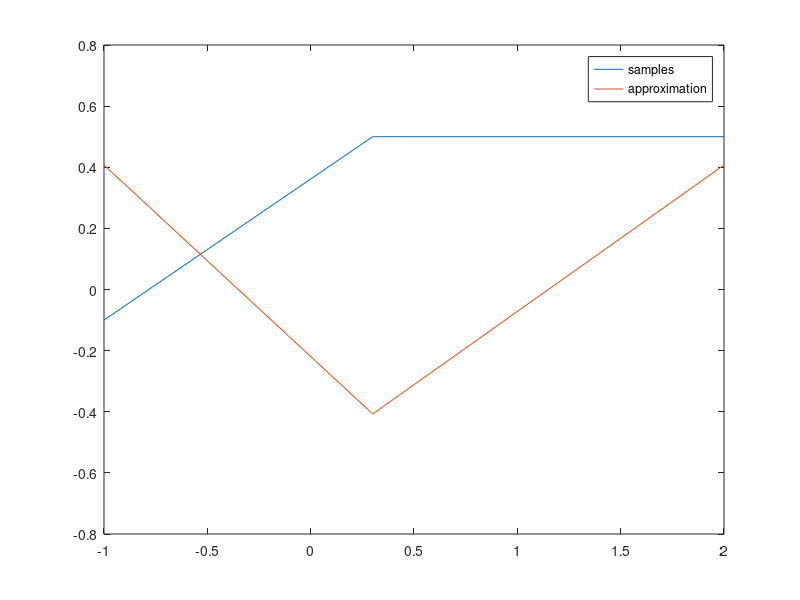
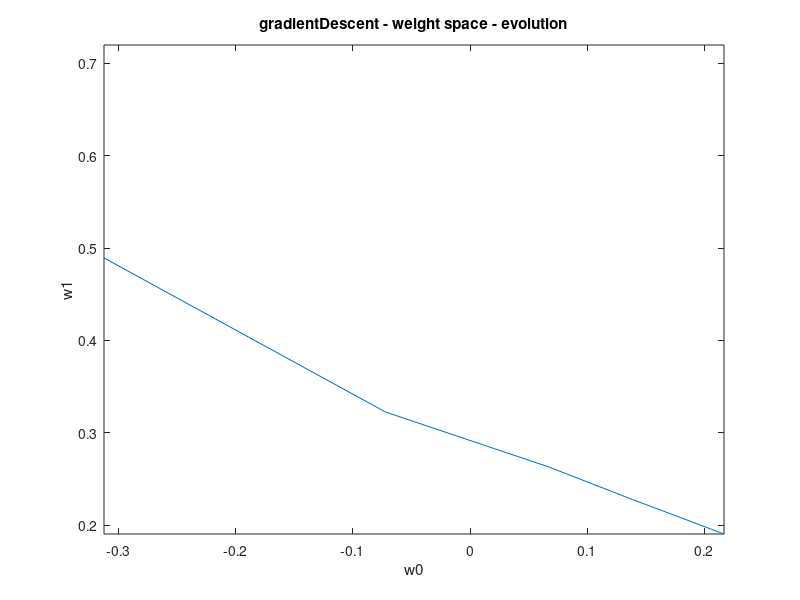
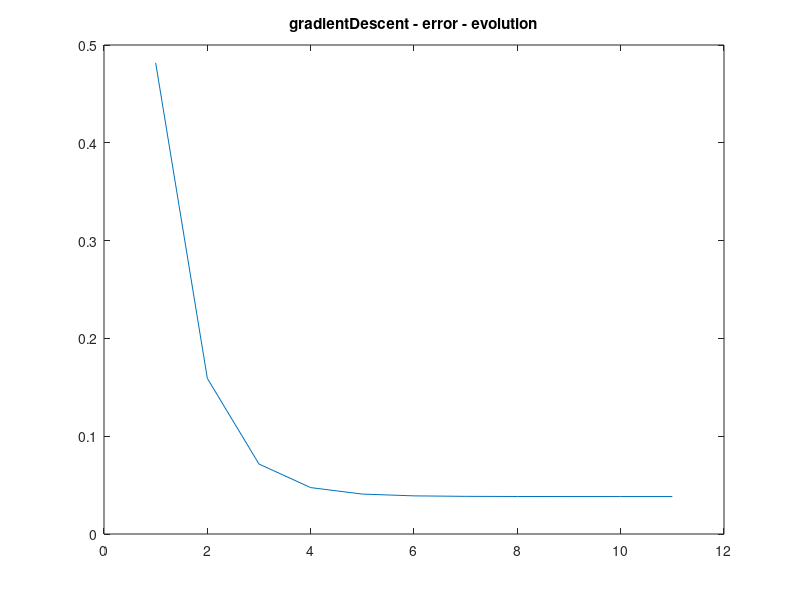
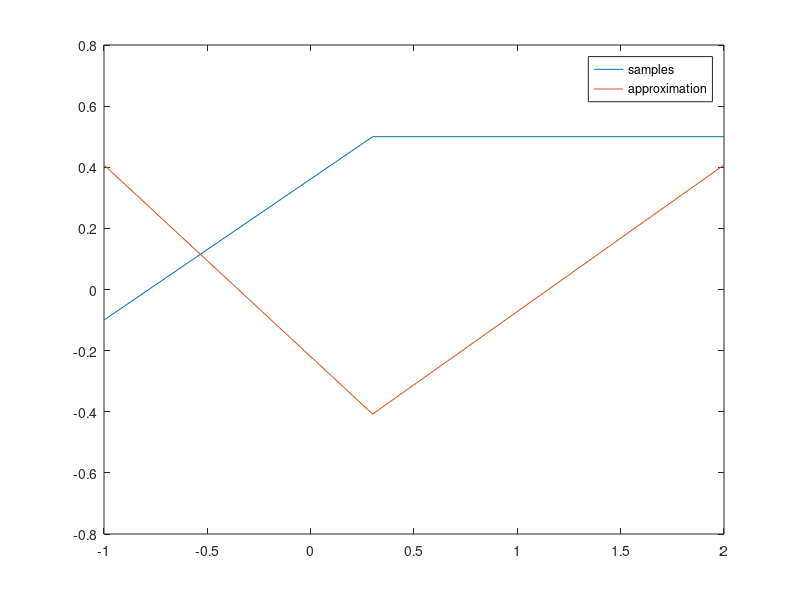

Reproduce these figures in MATLAB, in order.
#! /usr/bin/octave -qf

#
# Here we are comparing 3 different learning algorithms,
# demonstrated on a simple perceptron.
# i)   gradient decsent
# ii)  line-search
# iii) conjugate gradient descent
#


# X' = transposed(X)


# Weight vector: w[0=>threshold, 1=>input-weight]
global wInit = 0.5;
global w = [0.0; 0.0]

# Output vector: t[trainingSampleId]
global t = [-0.1, 0.5, 0.5]

# Input matrix: X[trainingSampleId][0=>bias, 1=>input]
global input = [-1.0, 0.3, 2.0]
global X = [1.0, 1.0, 1.0; input]


# Returns the neuron's output/activity
function _y = y(x, w)
	yVec = w' * x
	_y = yVec(1) + yVec(2)
endfunction

#function _error = error(y, t)
#	_error = 0.5 * (y - t)^2
#endfunction

# the training error
function _Error = Error()
	global X
	global w
	global t
	_Error = 0.5 * sumsq(w' * X - t);
endfunction

# H = 2XX'
function _H = H()
	global X
	_H = 2 * X * X';
endfunction

# Returns the gradient for the current error
function _gradient = gradient()
	global w
	global X
	global t
	b = -2 * X * t';
	_gradient = H() * w + b;
endfunction

#################################

global w0
global w1
global e

function learn_init()
	global wInit;
	global w;
	global w0;
	global w1;
	global e;

	w(1) = unifrnd(-wInit, wInit);
	w(2) = unifrnd(-wInit, wInit);

	# save w0/1 for plotting
	w0 = [w(1)];
	w1 = [w(2)];

	e  = [Error()];
endfunction

# 1a) Gradient Descent
function learn_gradientDescent()
	global w;
	global w0;
	global w1;
	global e;

	iterations = 10;
	rate = 0.1;
	for i = 1:iterations
		g = gradient();
		w = w - rate * g;
		w0(end+1) = w(1);
		w1(end+1) = w(2);
		e(end+1)  = Error();
	endfor
endfunction

# 1b) Line search
function learn_lineSearch()
	global w;
	global w0;
	global w1;
	global e;

	iterations = 15;
	for i = 1:iterations
		g = gradient();
		alpha = - (g' * g) / (g' * H() * g);
		w = w + alpha * g;
		w0(end+1) = w(1);
		w1(end+1) = w(2);
		e(end+1)  = Error();
	endfor
endfunction

# 1c) Conjugate Gradient
function learn_conjugateGradient()
	global w;
	global w0;
	global w1;
	global e;

	gold = gradient();
	w = -gold;
	d = -gold;
	iterations = 2;
	for i = 1:iterations
		alpha = -(d' * gold) / (d' * H() * d);
		w = w + alpha * d;
		gnew = gradient();
		if (1 == 0)
			break;
		endif
		beta = -(gnew' * gnew) / (gold' * gold);
		d = gnew + beta * d;
		gold = gnew;

		w0(end+1) = w(1);
		w1(end+1) = w(2);
		e(end+1)  = Error();
	endfor
endfunction


function plotLearningResults(methodName)
	global input;
	global X;
	global t;
	global w;
	global w0;
	global w1;
	global e;

	# Plot the samples vs the approximation
	output = t
	approxOutput = [y(X(1), w), y(X(2), w), y(X(3), w)]
	title(strcat(methodName, " - target space - samples and approximation"))
	plot(input, [output; approxOutput])
	legend(["samples"; "approximation"]);
	print(strcat(methodName, "_approximation.png"), "-dpng")

	# Plot the weights evolution over the iteration steps
	plot(w0, w1)
	title(strcat(methodName, " - weight space - evolution"))
	xlabel("w0");
	ylabel("w1");
	w0Min = min(w0)
	w0Max = max(w0)
	w0Scale = w0Max - w0Min
	w1Min = min(w1)
	w1Max = max(w1)
	w1Scale = w1Max - w1Min
	wScaleMax = max([w0Scale, w1Scale])
	w0Max = w0Min + wScaleMax
	w1Max = w1Min + wScaleMax
	axis([w0Min w0Max w1Min w1Max])
	print(strcat(methodName, "_weightsEvolution.png"), "-dpng")

	# Plot the error evolution over the iteration steps
	plot(e)
	title(strcat(methodName, " - error - evolution"))
	print(strcat(methodName, "_errorsEvolution.png"), "-dpng")
endfunction


learn_init()
learn_gradientDescent()
plotLearningResults("gradientDescent")

learn_init()
learn_lineSearch()
plotLearningResults("lineSearch")

learn_init()
learn_conjugateGradient()
plotLearningResults("conjugateGradient")
